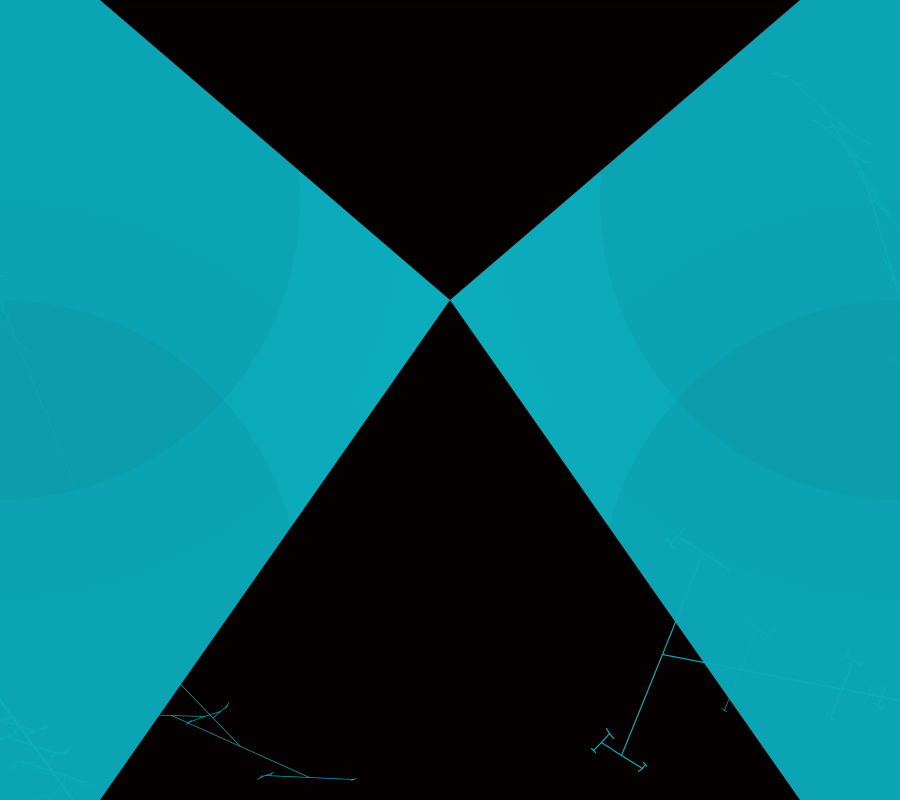
Frame 1 (no input)
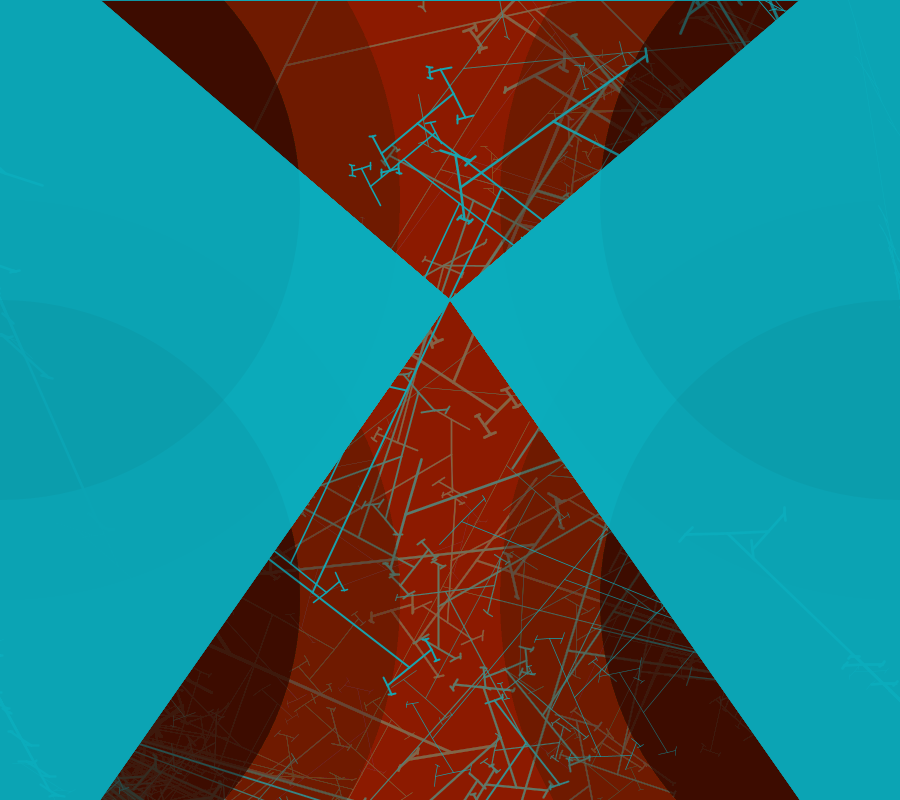
Frame 60 (the mouse pressed at the canvas centre just before this capture)
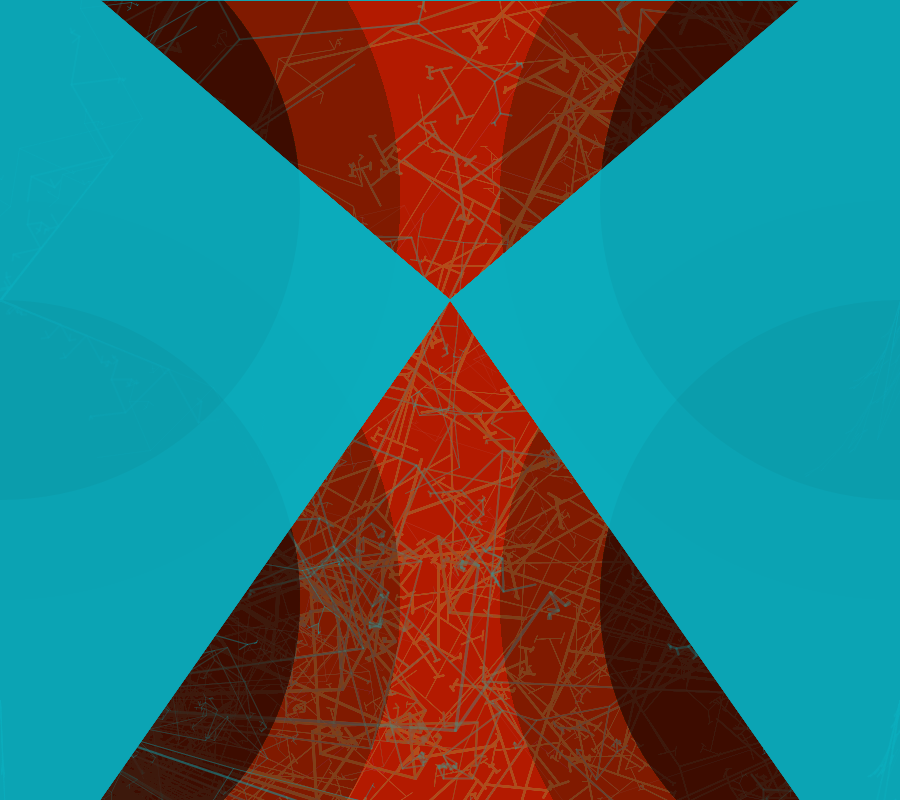
Frame 120 (the mouse held since frame 60 and released just before this capture)

The Processing sketch that drew these frames (run headless with seeded random() and noise(); from frame 60 on, the mouse is pressed at the canvas centre):

// Processing sketch: processing_139804
// ── processing_139804.pde

float theta, delta; 
Orb orb1;
int j=50;
void setup(){
  orb1=new Orb(width/2, height);

background(0);
  size(900,800);
smooth();
}


void draw(){
  fill(#CE3400,5);
rect(0,0,width,height);
strokeWeight(random(2));
noStroke();
  noFill();
fill(#0BACBC);
beginShape();
vertex(100,height);
vertex(width/2,300);
vertex(800,800);
vertex(width,height);
vertex(width,0);
vertex(800,0);
vertex(width/2,300);
vertex(100,0);
vertex(0,0);
vertex(0,height);


endShape();

 
   translate(0,200);
  orb1.display();
  
   translate(width, 0);
  orb1.display();
  
  translate(0, 400);
  orb1.display();
  
  translate(-900, 0);
  orb1.display();
 
}
  
class Orb{
  float x,y;
  Orb(float _x, float _y){
 float x=_x;
 float y=_y;
  }
  
void display(){
  

noStroke();
    fill(10,2);   
  ellipse(x, y, 800,800);
 fill(0,10);   
  ellipse(x, y, 600,600);
  
  float a= random(0,1000);
  theta=radians(a);
  float b=random(90);
  delta=radians(b);


     
  pushMatrix();
  translate(x, y);
    line(0,0,0, 100);
  translate(0,100);
  float p = map(mouseY, 0, height, 255,0);  
  println(p);
    strokeWeight(random(3));
  stroke(#0BACBC,p);
  branch(80);
  branch(150);
  branch(100);
  branch(250);
    branch(800);

  strokeWeight(random(1));
  branch(500);

  branch(300);
  popMatrix(); 
  

  


}

void branch(float h){
  h*=random(.6);
             float value = mouseY;
float m = map(value, 0, height, 0, theta-.8);
float value2=mouseX;
float n=map(value2, 50, width/1.4, 0, theta);
  if (h>2){
    
      pushMatrix();
    rotate(n-m);
    line(0,0,0,-h);
    translate(0,-h);
    branch(h);
    popMatrix();
 
    pushMatrix();
    rotate(n+m);
    line(0,0,0,h);
    translate(0,h);
    branch(h);
    popMatrix();
 
  }}


}
